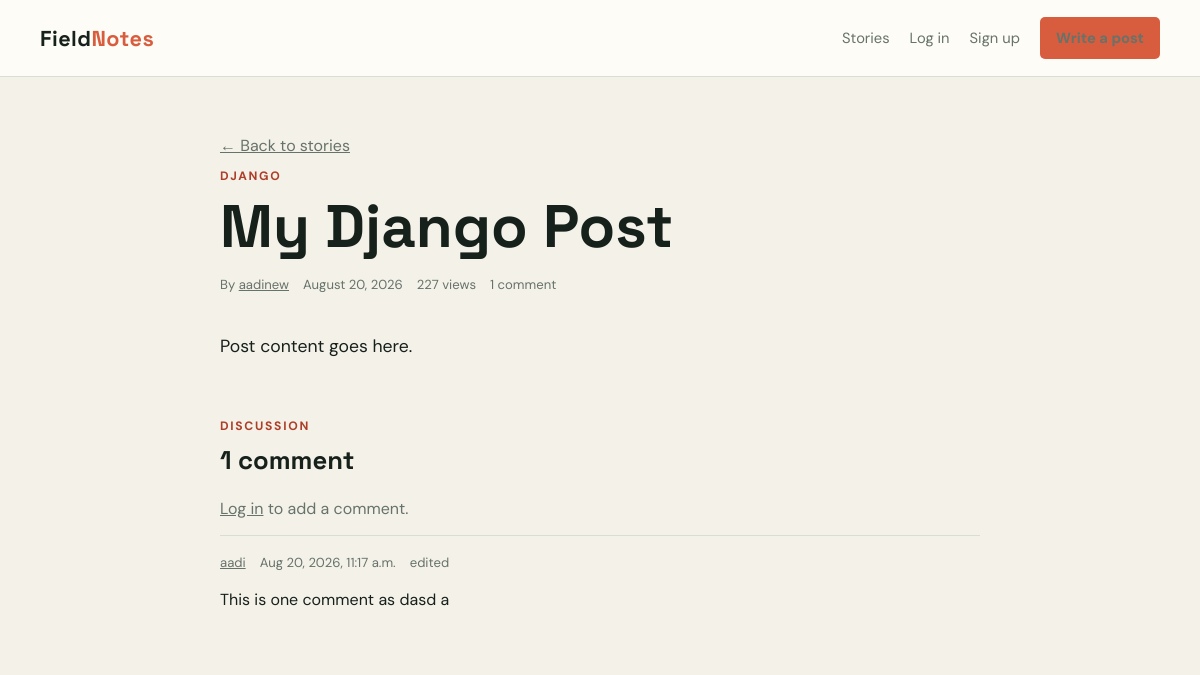
Screenshot of /blogs/34c0cf8e-480e-4ca2-9304-161133c3d0eb/ with the database file from the repository.
### blog/models.py (models this page shows, shortened)
class Post(models.Model):
    objects = PostQuerySet.as_manager()
    id = models.UUIDField(primary_key=True, default=uuid.uuid4, editable=False)
    title = models.CharField(max_length=200)
    author = models.ForeignKey(
        settings.AUTH_USER_MODEL,
        on_delete=models.CASCADE,
        related_name="posts",
    )
    content = models.TextField()
    category = models.CharField(
        max_length=100,
        blank=True,
        null=True,
    )
    is_published = models.BooleanField(default=False)
    views = models.PositiveIntegerField(default=0)
    created_at = models.DateTimeField(auto_now_add=True)
    updated_at = models.DateTimeField(auto_now=True)

### comments/models.py (models this page shows, shortened)
class Comment(models.Model):
    post = models.ForeignKey(
        Post,
        on_delete=models.CASCADE,
        related_name="comments"
    )
    author = models.ForeignKey(
        User,
        on_delete=models.CASCADE,
        related_name="comments"
    )
    content = models.TextField()
    created_at = models.DateTimeField(auto_now_add=True)
    updated_at = models.DateTimeField(auto_now=True)
    class Meta:
        ordering = ["-created_at"]

### blog/views.py (the view, shortened to what this page needs)
# urls.py: path('<uuid:id>/', views.post_detail, name='post_view'),
@csrf_exempt
def post_detail(request, id):
    try:
        post = Post.objects.select_related("author").with_comment_count().get(id=id)
    except Post.DoesNotExist:
        return JsonResponse({'error': 'Post not found'}, status=404)
    if request.method == "GET":
        if not post.is_published:
            return JsonResponse({'error': 'Post not found'}, status=404)
        Post.objects.filter(id=post.id).update(views=F("views") + 1)
        post.views += 1
        if request.headers.get("Accept") == "application/json":
            return JsonResponse(allPostData(post))
        comments_page = comment_page(post, 1)
        return render(
            request,
            "blog/post_detail.html",
            {
                "post": post,
                "comment_form": CommentForm(),
                "comments_page": comments_page,
                "comment_count": post.comment_count,
            },
        )

### blog/models.py (called while the page is built)
    def with_comment_count(self):
        return self.annotate(comment_count=Count("comments"))

### comments/views.py (called while the page is built)
def comments_for_post(post):
    return post.comments.select_related("author").order_by("-created_at")

def comment_page(post, page_number):
    paginator = Paginator(comments_for_post(post), COMMENTS_PER_PAGE)
    try:
        return paginator.page(page_number)
    except (PageNotAnInteger, EmptyPage):
        return None

### blog/templates/blog/post_detail.html (shortened to what this page needs)
{% extends "blog/base.html" %}
{% block content %}
<main class="page">
    <article class="article">
        <a class="muted" href="{% url 'post_list' %}">&larr; Back to stories</a>
        <p class="eyebrow">{% if post.category %}{{ post.category }}{% else %}Field Notes{% endif %}</p>
        <h1>{{ post.title }}</h1>
        <div class="meta">
            <span>By <a href="{% url 'author_page' post.author.username %}">{{ post.author.username }}</a></span>
            <span>{{ post.created_at|date:"F j, Y" }}</span>
            <span>{{ post.views }} views</span>
            <span>{{ post.comment_count }} comment{{ post.comment_count|pluralize }}</span>
        </div>
        <div class="article-body">{{ post.content|linebreaks }}</div>
    </article>
    <section class="comments" id="comments">
        <p class="eyebrow">Discussion</p>
        <h2>{{ comment_count }} comment{{ comment_count|pluralize }}</h2>
        {% if user.is_authenticated %}
            <form class="comment-form" method="post" action="{% url 'create_comment' post.id %}">
                {% csrf_token %}
                {% if comment_form.non_field_errors %}<ul class="errors">{{ comment_form.non_field_errors }}</ul>{% endif %}
                <div class="field">
                    {{ comment_form.content.label_tag }}
                    {{ comment_form.content }}
                    {% if comment_form.content.errors %}<ul class="errors">{{ comment_form.content.errors }}</ul>{% endif %}
                </div>
                <div class="form-actions">
                    <button class="button" type="submit">Post comment</button>
                </div>
            </form>
        {% else %}
            <p class="muted">
                <a href="{% url 'login' %}?next={% url 'post_view' post.id %}#comments">Log in</a>
                to add a comment.
            </p>
        {% endif %}
        <div id="comment-list">
            {% include "comments/comment_items.html" %}
        </div>
    </section>
</main>
{% endblock %}

### comments/templates/comments/comment.html (shortened to what this page needs)
<article class="comment" id="comment-{{ comment.id }}">
    <div class="meta">
        <span><a href="{% url 'author_page' comment.author.username %}">{{ comment.author.username }}</a></span>
        <span>{{ comment.created_at|date:"M j, Y, g:i a" }}</span>
        {% if comment.updated_at != comment.created_at %}<span>edited</span>{% endif %}
    </div>
    <div class="comment-body">{{ comment.content|linebreaks }}</div>
</article>

### blog/templates/blog/base.html (style rules this page uses)
:root { --ink: #17211b; --muted: #66736a; --paper: #f4f1e9; --surface: #fffdf8; --line: #d9ded5; --accent: #d85d3e; --accent-dark: #ad3e28; --sage: #dce8d8; }
* { box-sizing: border-box; }
body { margin: 0; color: var(--ink); background: var(--paper); font-family: "DM Sans", sans-serif; }
a { color: inherit; }
.page { width: min(1120px, calc(100% - 40px)); margin: 0 auto; padding: 58px 0 80px; }
h1, h2 { font-family: "Space Grotesk", sans-serif; }
h1 { font-size: clamp(2.1rem, 5vw, 4.3rem); line-height: 1.02; margin: 0; }
h2 { margin: 0; line-height: 1.15; }
.eyebrow { color: var(--accent-dark); font-size: .76rem; font-weight: 700; letter-spacing: .14em; text-transform: uppercase; }
.muted { color: var(--muted); }
.meta { display: flex; flex-wrap: wrap; gap: 9px 14px; color: var(--muted); font-size: .82rem; }
.article { max-width: 760px; margin: auto; }
.article h1 { margin: 12px 0 18px; }
.article-body { font-size: 1.1rem; line-height: 1.8; margin-top: 38px; }
.comments { max-width: 760px; margin: 56px auto 0; }
.comments h2 { font-size: 1.6rem; margin: 8px 0 22px; }
.comment { border-top: 1px solid var(--line); padding: 18px 0; }
.comment-body { line-height: 1.65; margin-top: 8px; }
.meta a { color: inherit; }

### rows the page displays
Post: category "DJANGO", title "My Django Post", author.username "aadinew", created_at "August 20, 2026", views "227", comment_count "1", content "Post content goes here."
Comment: author.username "aadi", created_at "Aug 20, 2026, 11:17 a.m.", shows "edited", content "This is one comment as dasd a"

### other values shown
{{ comment_count }} "1"
